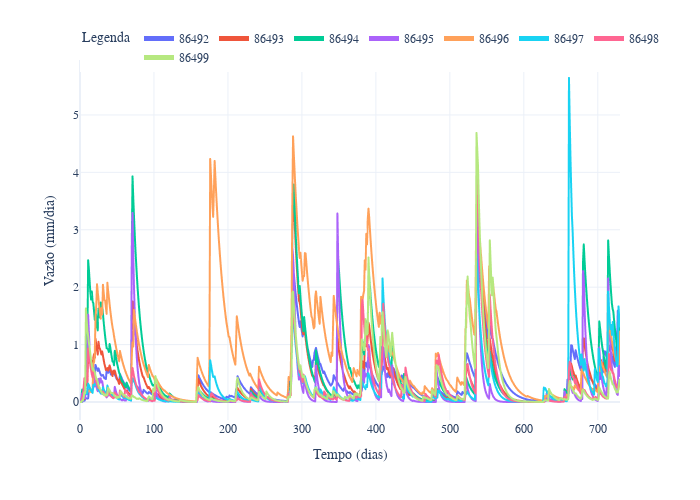

This figure's notebook cell:
### Markdown cell above
Gráfico de Escoamento Superficial Direto para toda a região do estudo

### Code cell
fig = df_Qmm.plot()
fig.update_layout(
    xaxis_title='Tempo (dias)',
    yaxis_title='Vazão (mm/dia)',
    legend_title='Legenda',
    legend=dict(y=1.1, orientation='h', itemsizing='constant'),
    font_family='CMU Serif',
    font=dict(size=12),
    width=700,
    height=500
)
fig.show()

### Figure 1 — Plotly figure (JSON) as saved in the notebook; plotly's stock layout.template omitted (floating-point values rounded to 4 significant figures; data arrays with more than 128 entries replaced by an {"elided": "..."} marker saying what was removed)
{"data": [{"hovertemplate": "variable=86492<br>index=%{x}<br>value=%{y}<extra></extra>", "legendgroup": "86492", "line": {"color": "#636efa", "dash": "solid"}, "marker": {"symbol": "circle"}, "mode": "lines", "name": "86492", "showlegend": true, "type": "scattergl", "x": {"elided": "731 int values"}, "xaxis": "x", "y": {"elided": "731 float values"}, "yaxis": "y"}, {"hovertemplate": "variable=86493<br>index=%{x}<br>value=%{y}<extra></extra>", "legendgroup": "86493", "line": {"color": "#EF553B", "dash": "solid"}, "marker": {"symbol": "circle"}, "mode": "lines", "name": "86493", "showlegend": true, "type": "scattergl", "x": {"elided": "731 int values"}, "xaxis": "x", "y": {"elided": "731 float values"}, "yaxis": "y"}, {"hovertemplate": "variable=86494<br>index=%{x}<br>value=%{y}<extra></extra>", "legendgroup": "86494", "line": {"color": "#00cc96", "dash": "solid"}, "marker": {"symbol": "circle"}, "mode": "lines", "name": "86494", "showlegend": true, "type": "scattergl", "x": {"elided": "731 int values"}, "xaxis": "x", "y": {"elided": "731 float values"}, "yaxis": "y"}, {"hovertemplate": "variable=86495<br>index=%{x}<br>value=%{y}<extra></extra>", "legendgroup": "86495", "line": {"color": "#ab63fa", "dash": "solid"}, "marker": {"symbol": "circle"}, "mode": "lines", "name": "86495", "showlegend": true, "type": "scattergl", "x": {"elided": "731 int values"}, "xaxis": "x", "y": {"elided": "731 float values"}, "yaxis": "y"}, {"hovertemplate": "variable=86496<br>index=%{x}<br>value=%{y}<extra></extra>", "legendgroup": "86496", "line": {"color": "#FFA15A", "dash": "solid"}, "marker": {"symbol": "circle"}, "mode": "lines", "name": "86496", "showlegend": true, "type": "scattergl", "x": {"elided": "731 int values"}, "xaxis": "x", "y": {"elided": "731 float values"}, "yaxis": "y"}, {"hovertemplate": "variable=86497<br>index=%{x}<br>value=%{y}<extra></extra>", "legendgroup": "86497", "line": {"color": "#19d3f3", "dash": "solid"}, "marker": {"symbol": "circle"}, "mode": "lines", "name": "86497", "showlegend": true, "type": "scattergl", "x": {"elided": "731 int values"}, "xaxis": "x", "y": {"elided": "731 float values"}, "yaxis": "y"}, {"hovertemplate": "variable=86498<br>index=%{x}<br>value=%{y}<extra></extra>", "legendgroup": "86498", "line": {"color": "#FF6692", "dash": "solid"}, "marker": {"symbol": "circle"}, "mode": "lines", "name": "86498", "showlegend": true, "type": "scattergl", "x": {"elided": "731 int values"}, "xaxis": "x", "y": {"elided": "731 float values"}, "yaxis": "y"}, {"hovertemplate": "variable=86499<br>index=%{x}<br>value=%{y}<extra></extra>", "legendgroup": "86499", "line": {"color": "#B6E880", "dash": "solid"}, "marker": {"symbol": "circle"}, "mode": "lines", "name": "86499", "showlegend": true, "type": "scattergl", "x": {"elided": "731 int values"}, "xaxis": "x", "y": {"elided": "731 float values"}, "yaxis": "y"}], "layout": {"font": {"family": "CMU Serif", "size": 12}, "height": 500, "legend": {"itemsizing": "constant", "orientation": "h", "title": {"text": "Legenda"}, "tracegroupgap": 0, "y": 1.1}, "margin": {"t": 60}, "width": 700, "xaxis": {"anchor": "y", "domain": [0, 1], "title": {"text": "Tempo (dias)"}}, "yaxis": {"anchor": "x", "domain": [0, 1], "title": {"text": "Vazão (mm/dia)"}}}}
